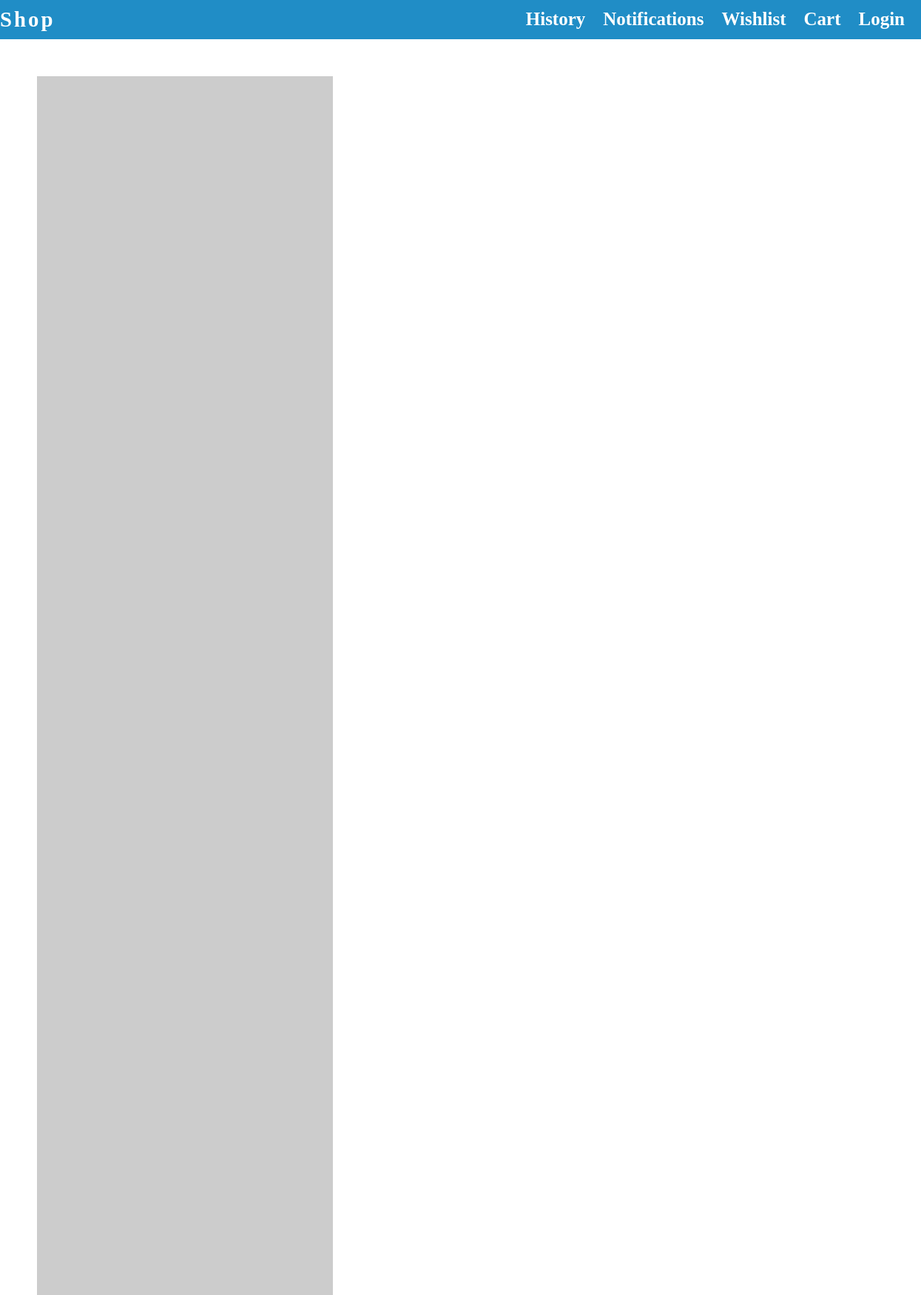
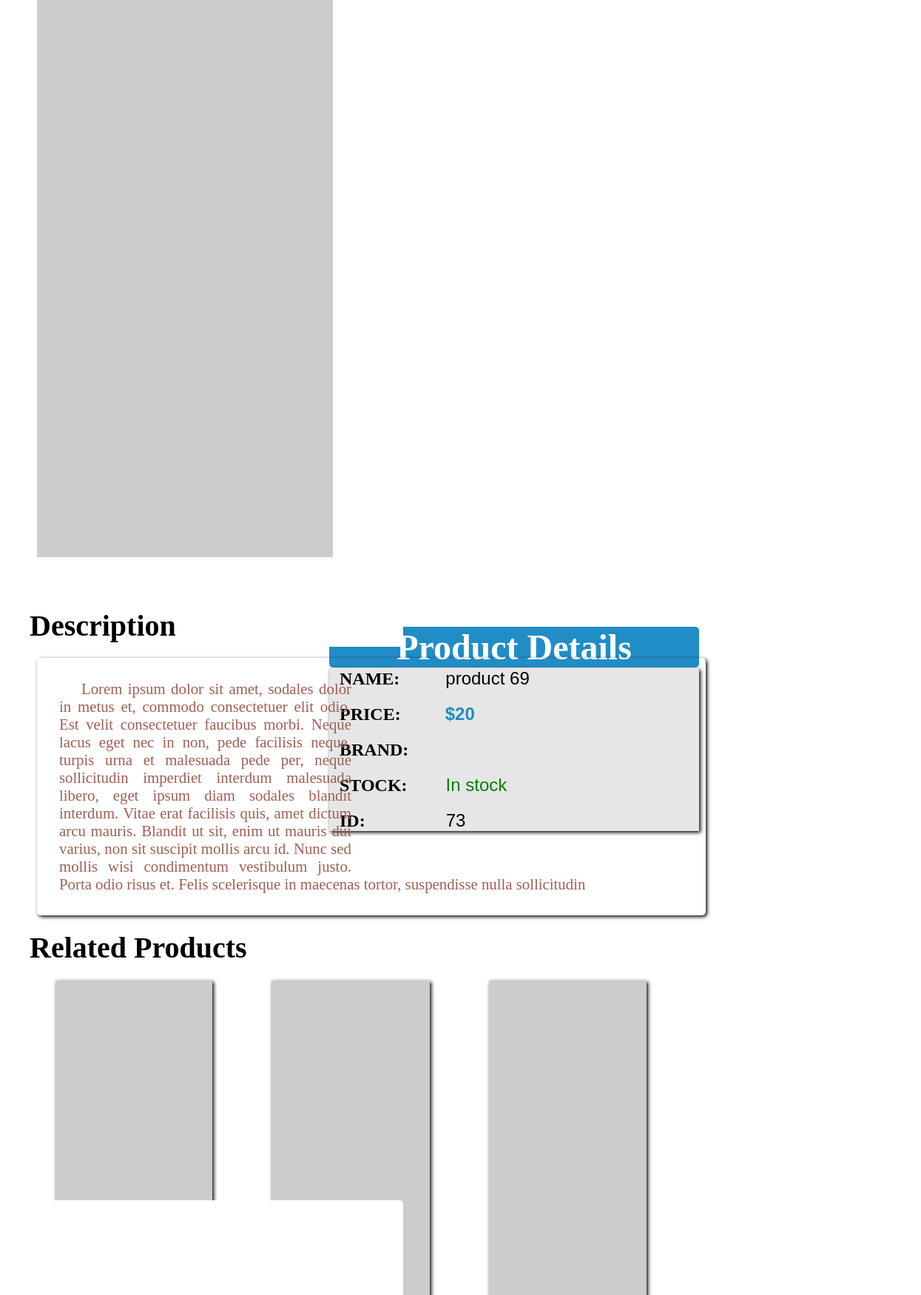
The app's page /public/details/73 (upper part) with its own data (2 pictures, top to bottom).
### tables this page shows
CREATE TABLE `product` (
  `id` int(11) NOT NULL,
  `title` varchar(255) DEFAULT NULL,
  `image` varchar(255) DEFAULT NULL,
  `description` text,
  `price` int(11) DEFAULT NULL,
  `stock` int(11) DEFAULT NULL,
  `dte` datetime DEFAULT CURRENT_TIMESTAMP,
  `sold` int(11) DEFAULT '0',
  `categ` varchar(255) DEFAULT NULL,
  `offers` enum('yes','no') DEFAULT 'no',
  `new_price` int(11) DEFAULT '0',
  `brand` varchar(255) DEFAULT NULL
);

### application/core/application.php (called while the page is built, shortened)
<?php
class application
{
	protected $params = [];
	public function process()
	{
		$url = $this->parseUrl();
		$methodindex     = array_search("method", $url) + 1;
		$paramsindex     = array_search("params", $url) + 1;
		for($x = $paramsindex; $x < count($url); ++$x)
		{
			$this->params[] = $url[$x];
		}
			$controller = new $index;
		$method          = $url[$methodindex];
		call_user_func_array([$controller, $method], $this->params);
	}
	public function parseUrl()
	{
		return explode("/", filter_var($_GET['url'], FILTER_SANITIZE_URL));
	}
}
?>

### public/main.php (called while the page is built, shortened)
<?php
$app = application::getInstance();
$app->process();
?>

### application/dbclasses/database.php (called while the page is built, shortened)
<?php
class database
{
	private $db;
	public function __construct()
	{
		try {
      $this->db = @mysqli_connect('127.0.0.1', 'root', '', 'ecommerce');
	}
	catch(Exception $ex)
	{
      die($ex->getMessage());
	}
}
	private function check_connection()
	{
		if(mysqli_connect_errno() == 0)
		{
			return true;
		}
		else {
			return false;
		}
	}
	public function query($sql)
	{
		$result = mysqli_query($this->db, $sql);
		try
		{
		if(!$this->check_query($result))
		{
			echo $sql;
			throw new Exception("error in executing the query");
		}
		else {
			return $result;
		}
	}
	catch(Exception $ex)
	{
		echo $ex->getMessage() . " " . mysqli_error($this->db);
	}
}
	public function fetch($result)
	{
      $data = mysqli_fetch_assoc($result);
      return $data;
	}
	public function fetch_all($result)
	{
		$data = mysqli_fetch_all($result, MYSQLI_ASSOC);
		return $data;
	}
	private function check_query($result)
	{
		if($result)
		{
			return true;
		}
		else {
			return false;
		}
	}
}
?>

### application/dbclasses/builder.php (called while the page is built, shortened)
<?php
class builder
{
	private $table=null;
	public $query = null;
	private $db;
	public function __construct()
	{
		$this->db = new database();
	}
	public function table($table=null)
	{
		if(!is_null($table))
		{
			$this->table = $table;
			return $this;
		}
		else
		{
			die("missing table argument");
		}
	}
	public function where($name=null, $operator='=', $value=null)
	{
		if($operator == 'LIKE')
		{
			$this->query  .= "WHERE $name LIKE '%$value%'";
		}
		else
		{
			$this->query .= "WHERE $name $operator '$value'";
		}
		return $this;
	}
	  public function lastId()
	  {
	  	$this->query .= " LAST_INSERT_ID() ";
	  	return $this;
	  }
	public function take($limitnumber=null)
	{
		if(!is_null($limitnumber))
		{
		$this->query .= " LIMIT $limitnumber ";
		return $this;
		}
		else
		{
			die("missing argument in take clause");
		}
	}
	public function insert($values = array())
	{
      $table = $this->table;
      if(!$this->isRecursive($values))
      {
      $keys = implode(', ', array_keys($values));
      $valuesforinsertion = implode("', '", array_values($values));
      $this->query = "INSERT INTO $table($keys) VALUES('$valuesforinsertion')";
     	return $this->lastId()->get();
  	  }
	}
	public function get()
	{
		if(!stristr($this->query, "select") && $this->table != null)
		{
			$oldquery = $this->query;
			$this->query = "SELECT * FROM $this->table " . $oldquery;
		}
		else
		{
			$oldquery = $this->query;
			$this->query = "SELECT " . $oldquery;
		}
		 			if($result =  $this->db->query($this->query))
		 			{
		 		     $data 	 =  $this->db->fetch($result);
		 		    }
		 		    else
		 		    {
		 		    	return false;
		 		    }
	     $this->query = null;
	     $this->table = null;
	     return $data;
	}
	public function getAll()
	{
		if(!stristr($this->query, "select"))
		{
			$oldquery = $this->query;
			$this->query = "SELECT * FROM $this->table " . $oldquery;
		}
			if($result =  $this->db->query($this->query))
		 			{
		 		     $data 	 =  $this->db->fetch_all($result);
		 		    }
		 		    else
		 		    {
		 		    	return false;
		 		    }
	     $this->query = null;
	     $this->table = null;
	     return $data;
	}
	public function exec()
	{
   	    if($result =  $this->db->query($this->query))
   	    {
   	    	$this->query = null;
   	    	$this->table = null;
   	    	return true;
   	    }
   	    else
   	    {
   	    	$this->query = null;
   	    	$this->table = null;
   	    	return false;
   	    }
 	}
 	private function isRecursive($array = array())
 	{
 		foreach ($array as $key => $value) {
 			if(is_array($value))
 			{
 				return true;
 			}
 			else {
 				return false;
 			}
 		}
 	}
}
?>

### application/dbclasses/eloquent.php (called while the page is built, shortened)
<?php
 class eloquent extends paginator
{
	private $builder;
	public $table;
	public function __construct()
	{
      $this->builder = new builder;
      if(!isset(static::$table))
      {
      	$this->table = get_called_class();
      }
      else
      {
      	$this->table = static::$table;
      }
      if(isset($this->dbfields))
      {
       $this->fields = $this->dbfields;
      }
      else
      {
        $this->fields = $this->fieldsNames();
      }
	}
  public function fieldsNames()
  {
    $record = $this->builder->table($this->table)->get();
    return array_keys($record);
  }
	public function find($id)
	{
    if(is_array($id))
    {
      $objects = [];
      foreach ($id as $key => $value) {
        $objects[] = $this->find($value);
      }
      return $objects;
    }
    else
    {
		$result = $this->builder->table($this->table)->where("id", '=',  $id)->get();
		if(!empty($result))
		{
			 $object = factory::build($this->table, $result);
			 return $object;
		}
		else {
			return "not found record";
		}
  }
	}
	public function makeObject($data)
	{
    $objects = [];
    foreach ($data as $key => $value) {
      if(is_array($value))
      {
        $objects[] = factory::build(get_called_class(), $value);
      }
      else
      {
        break;
      }
    }
    if(count($objects) > 0)
      return $objects;
     return factory::build(get_called_class(), $data);
  }
	public function __call($name, $argument)
	{
		$arguments = implode(", ", $argument);
		$this->builder->$name($arguments);
		return $this->builder;
	}
}
?>

### application/models/product.php (called while the page is built, shortened)
<?php
class product extends eloquent
{
	public $categ;
	public function getRelatedProducts()
	{
		$data    = $this->table("product")->where("categ", "=", $this->categ)->take(3)->getAll();
		$objects = $this->makeObject($data);
		return $objects;
	}
}
?>

### application/dbclasses/factory.php (called while the page is built, shortened)
<?php
class factory
{
	public static function build($type, $data)
	{
		$object = new $fullpath;
		foreach ($data as $key => $value) {
			if(array_key_exists($key, get_object_vars($object)))
			{
				$object->$key = $value;
			}
		}
		return $object;
	}
}
?>

### application/views/productdetails.php (the view, shortened to what this page needs)
<?php
 extract($otherdata);
?>
<!DOCTYPE html>
<html>
<head>
	<link rel="stylesheet" type="text/css" href="http://localhost/shop/public/css/productstyle.css?version=100">
</head>
<body>
   <nav>
           <ul>
           	<li class="homepage"><a href="http://localhost/shop/public/home">Shop</a></li>
        <div class="items">
             <?php if($loggedin) { ?>
            <li class="cart"> <a href="http://localhost/shop/public/logout"> Logout </a> </li>
          <?php } else { ?>
            <li class="cart"> <a href="http://localhost/shop/public/login"> Login </a> </li>
            <?php } ?>
              <li class="cart"> <a href="http://localhost/shop/public/cart"> Cart </a> </li>
                <li class="cart"> <a href="http://localhost/shop/public/wishlist"> Wishlist </a> </li>
                  <li class="cart"> <a href="http://localhost/shop/public/notifications"> Notifications </a> </li>
                  <li class="cart"> <a href="http://localhost/shop/public/history"> History </a> </li>
                  </div>
           </ul>
      </nav>
       <img class="productimg" src="<?php echo $data->image;?>">
       <div class="container">
       <h2> Product Details </h2>
         <div class="details">
               <div class="item">
         	   <h3 class="details"> NAME: </h3>
               <span class="details" style="padding-left:52px;"> <?php echo $data->title; ?></span>
               </div>
               <div class="item">
                <h3 class="details" > PRICE: </h3>
               <span class="details"  style="color:#208dc6; font-weight:bolder; padding-left:50px;">$<span id="price"><?php echo $data->price; ?></span></span>
               </div>
               <div class="item">
                 <h3 class="details">BRAND: </h3>
                 <span class="details" style="color:#208dc6; font-weight:bolder; padding-left:40px;"><?php echo $data->brand; ?></span>
               </div>
               <div class="item">
                <h3 class="details"> STOCK: </h3>
                <?php
                if($data->stock > 0)
                {
                ?>
                <span class="instock"> In stock </span>
                <?php
                 }
                 else
                 {
                ?>
               <span class="outofstock"> Out of stock </span>
               <?php
               }
               ?>
               </div>
               <div class="item">
                <h3 class="details" > ID: </h3>
               <span class="details " id="productid" style="padding-left:99px;"> <?php echo $data->id; ?> </span>
               </div>
         </div>
         </div>
         <div class="desc">
               <h2> Description</h2>
               <div class="desccontent">
               <p class="content"> <?php echo $data->description; ?></p>
</div>
         </div>
<div class="related">
   <h2>Related Products</h2>
   <?php
      $relatedproducts = $data->getRelatedProducts();
      foreach($relatedproducts as $key => $product)
      {
   ?>
      <figure>
                <img src="<?php echo $product->image; ?>">
                <a href="http://localhost/shop/public/details/<?php echo $product->id; ?>"> <?php echo $product->title; ?> </a>
        </figure>
     <?php
     }
     ?>
</div>
  <br>
<div class="otheritems">
   <h2>Customers Who Purchased This Also Purchased</h2>
</div>
</body>
</html>

### public/css/productstyle.css (style rules this page uses)
body { margin: 0px; }
nav ul { margin: 0px; padding: 0px; background-color:#208dc6; list-style-type: none; overflow: hidden; }
ul li { float: left; padding: 10px; }
ul li.homepage { position: relative; right: 90px; margin-left: 0px; padding: 10px; float: left; }
ul li.cart { float: right; margin-right: 20px; padding: 2px; position: relative; top: 10px; }
li.cart a { color: white; font-weight: bolder; font-style: arial; padding: 0px; font-size: 25px; text-decoration: none; }
li.homepage a { color:white; font-size: 180%; font-style: arial; font-weight: bolder; padding: 30px; letter-spacing: 3px; text-decoration: none; margin-left: 50px; }
img.productimg { margin: 50px 20px 50px 50px; width: 400px; }
div.container { float: right; width: 800px; margin-top: 30px; }
div.details { position: relative; bottom: 19px; margin-top: 0px; background-color: rgba(128, 128, 128, 0.20); box-shadow: 2px 2px 5px black; width: 500px; }
div.item { margin: 20px 10px; }
div.desc, div.related, div.otheritems { width: 75%; margin: 5px; position: relative; left: 30px; }
div.otheritems { margin-top: 10px; }
div.related, div.otheritems { width: 100%; }
div.otheritems { margin-top: 290px; }
div.related figure, div.otheritems figure { margin-bottom: 20px; display: inline; float: left; box-shadow: 2px 2px 5px black; background-color: white; }
div.related img, div.otheritems img { display: block; width: 100%; }
div.related a, div.otheritems a { text-decoration: none; color :#003bff; font-style: bolder; font-size: 150%; margin: 10px 50px; padding: 5px; }
div.desc h2, div.related h2, div.otheritems h2 { text-align: left; color:black; background-color: white; font-size: 250%; font-family: arial-bold; padding: 5px; }
div.otheritems h2 { margin-top: 15px; }
div.desccontent { border-radius: 5px; padding: 30px; text-align: justify; margin: 15px; box-shadow: 2px 2px 5px black; }
p.content { padding: 30px; color: rgb(159, 95, 85); font-size: 130%; }
h2 { border-radius: 5px; width: 500px; margin-bottom: 0px; background-color: #208dc6; color: white; display: block; text-align: center; margin-right: 420px; margin-top: 10px; font-weight: bolder; font-style: arial; font-size: 300%; }
h3, span { display: inline; }
p { display: inline; }
h3.details { padding: 4px; font-family: arial-bold; font-size: 150%; }
span.details { clear: both; font-family: arial; font-size: 150%; }
span.outofstock, span.instock { clear: both; font-family: arial; font-size: 150%; padding-left: 42px; }
span.instock { color:green; }

### records on screen
product: title "product 69", price "20", id "73", description "Lorem ipsum dolor sit amet, sodales dolor in metus et, commodo consectetuer elit odio. Est velit consectetuer faucibus morbi. Neque lacus eget nec in non, pede facilisis neque, turpis urna et malesuada pede per, neque sollicitudin imperdiet interdum malesuada libero, eget ipsum diam sodales blandit interdum. Vitae erat facilisis quis, amet dictum arcu mauris. Blandit ut sit, enim ut mauris dui varius, non sit suscipit mollis arcu id. Nunc sed mollis wisi condimentum vestibulum justo. Porta odio risus et. Felis scelerisque in maecenas tortor, suspendisse nulla sollicitudin"
